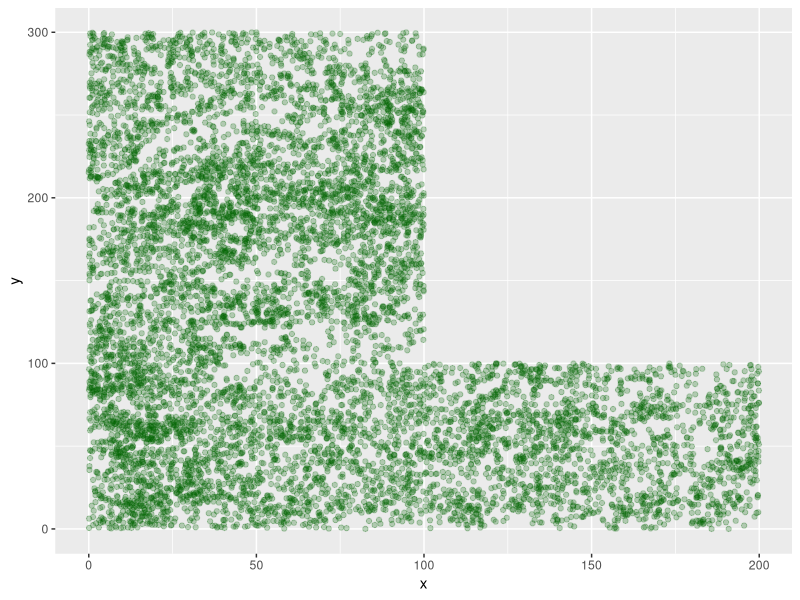
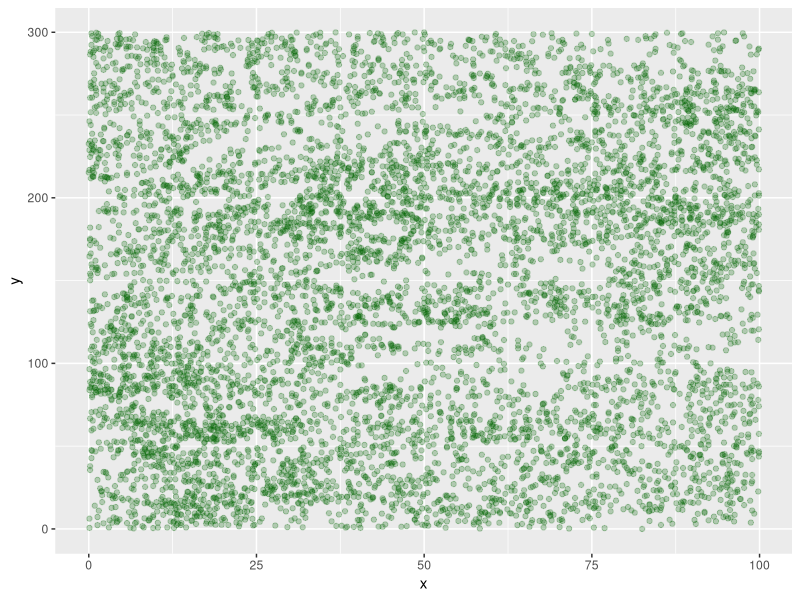
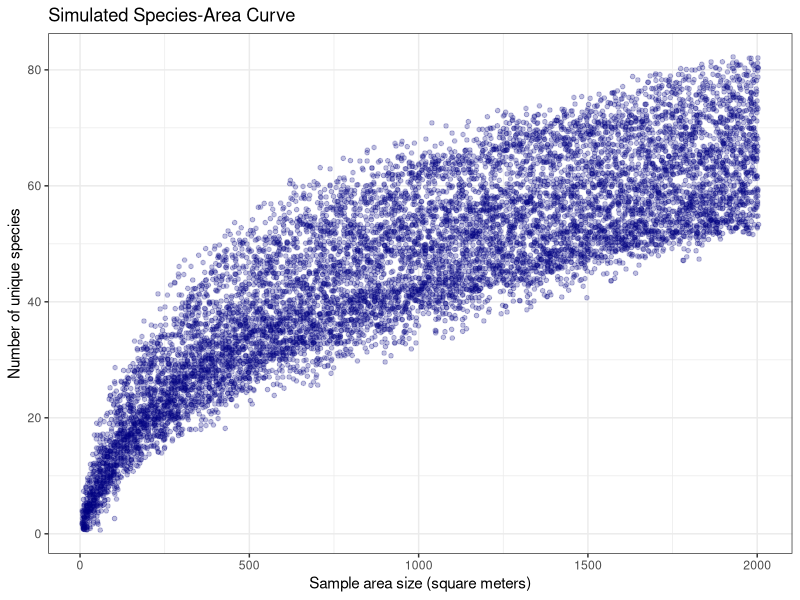
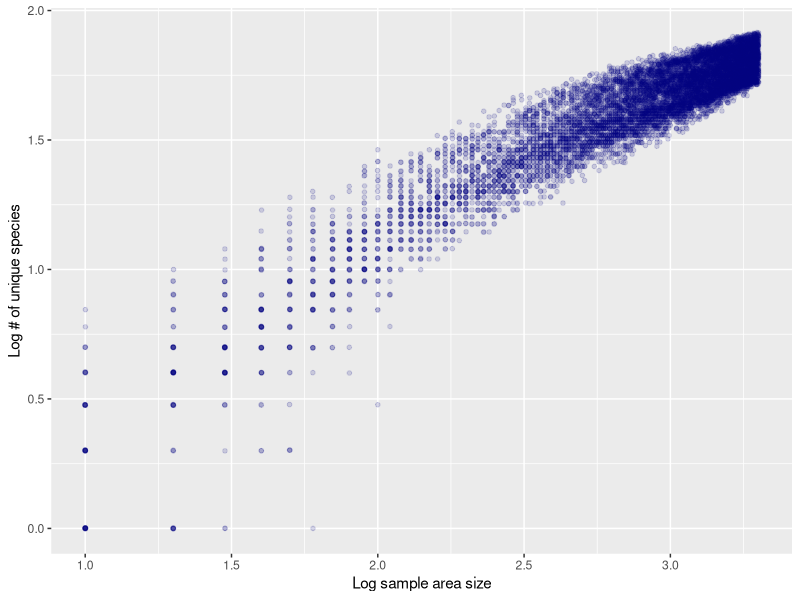
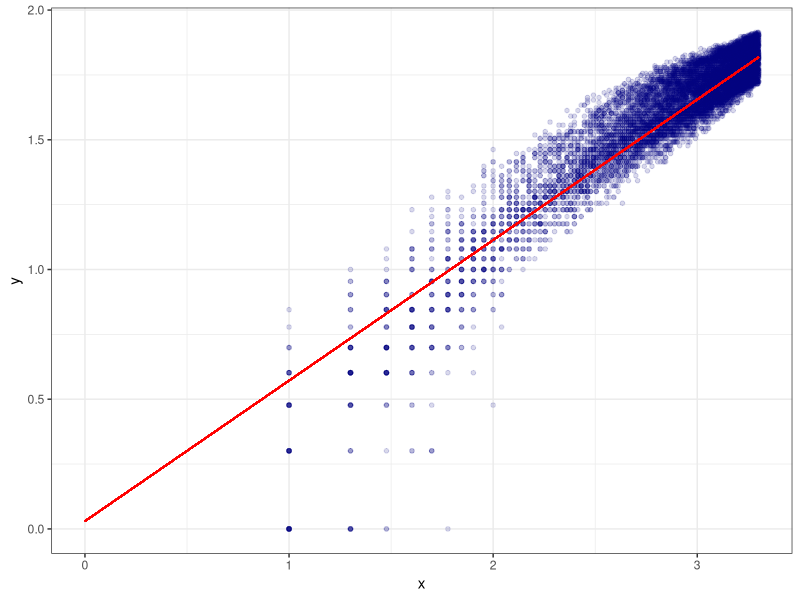

Recreate these plots in R, in order.
## ---- chunk 1
knitr::opts_chunk$set(echo = TRUE)
## ---- chunk 2
library(ggplot2)
library(dplyr)
## ---- chunk 3
cocoli <- read.csv("cocoli.txt", sep = "")
head(cocoli)
## ---- chunk 4
ggplot(data = cocoli, mapping = aes(x = x, y = y)) +
  geom_point(color = "darkgreen", alpha = 0.25)
## ---- chunk 5
cocoli <- cocoli[cocoli$x <= 100,]

ggplot(data = cocoli, mapping = aes(x = x, y = y)) +
  geom_point(color = "darkgreen", alpha = 0.25)
## ---- chunk 6
species_counter <- function(x1, x2, y1, y2, tbl) {
  return(length(unique(tbl[x1 <= tbl$x & tbl$x <= x2
                  & y1 <= tbl$y & tbl$y <= y2,]$spcode)))
}

sampler <- function(region, size, nreps = 50) {
  
  half_edge <- sqrt(size) / 2
  x_mid <- runif(nreps, min = half_edge, max = 100 - half_edge)
  y_mid <- runif(nreps, min = half_edge, max = 100 - half_edge)
  plt <- data.frame(west = x_mid - half_edge,
                    east = x_mid + half_edge,
                    south = y_mid - half_edge,
                    north = y_mid + half_edge)
  
  return(mapply(species_counter, plt$west, plt$east, plt$south, plt$north,
                MoreArgs = list(region)))
}

## Create a higher order function so as to only require one argument:
## the size of the area for which we want to generate samples
plot_sampler <- function(tbl, n = 50) {
  return(function(area_size) 
    {sampler(region = tbl, size = area_size, nreps = n)})
}

## ---- chunk 7
set.seed(1234)

values <- data.frame(
  sample_area = c(rep(seq(10, 2000, by = 10), each = 50))
)

values$species_count <- sapply(values$sample_area, plot_sampler(cocoli, n = 1))

## Filter out zeroes so as to enable log transformation later on
values <- values[values$species_count != 0,]
## ---- chunk 8
ggplot(data = values, mapping = aes(x = sample_area, y = species_count)) +
  geom_jitter(color = "navy", size = 1.25, alpha = 0.25) + 
  labs(x = "Sample area size (square meters)", y = "Number of unique species") +
  ggtitle("Simulated Species-Area Curve") +
  theme_bw()
## ---- chunk 9
values$log_ar <- log10(values$sample_area)
values$log_ct <- log10(values$species_count)

ggplot(data = values, mapping = aes(x = log_ar, y = log_ct)) +
  geom_jitter(color = "navy", size = 1.25, alpha = 0.15) + 
  labs(x = "Log sample area size", y = "Log # of unique species")
## ---- chunk 10
## Write in some functions needed for regression analysis

correlation <- function(x, y) {
  return(mean(scale(x) * scale(y)))
}

slope <- function(x, y) {
  r <- correlation(x,y)
  return(r * sd(y) / sd(x)) 
}

intercept <- function(x, y) {
  a = slope(x, y)
  return(mean(y) - a * mean(x))
}

regr_stats <- function(t, x, y) {
  r <- correlation(x, y)
  m <- slope(x, y)
  b <- intercept(x, y)
  print(paste('r =         ', signif(r, digits = 4)))
  print(paste('r_squared = ', signif(r ^ 2, digits = 4)))
  print(paste('slope =     ', signif(m, digits = 4)))
  print(paste('intercept = ', signif(b, digits = 4)))
  
  ggplot(data = t, mapping = aes(x, y)) +
    geom_point(color = "navy", size = 1.25, alpha = 0.15) +
    geom_segment(aes(x = 0, xend = max(x), y = b, yend = max(x) * m),
                 color = "red") +
    theme_bw()
}
## ---- chunk 11
regr_stats(t = values, x = values$log_ar, y = values$log_ct)
